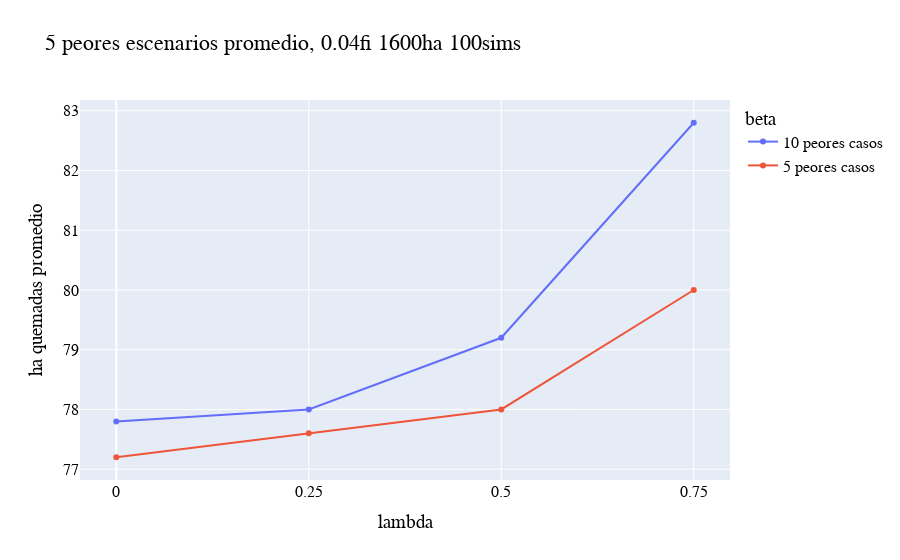

Source (notebook cell):
### Code cell
#[fo1,b,l,fi,wc10,wc5]
beta1 = list(i[5] for i in m4 if i[1] == 0.9)
beta1.reverse()
beta2 = list(i[5] for i in m4 if i[1] == 0.95)
beta2.reverse()


fig2 = go.Figure(go.Scatter(x = lambdas, y = beta1, name = "10 peores casos"))

fig2.add_scatter(x=lambdas, y=beta2, name = '5 peores casos')

fig2.update_layout(
    xaxis = dict(
        tickmode = 'linear',
        tick0 = 0,
        dtick = 0.25),
    title="5 peores escenarios promedio, 0.04fi 1600ha 100sims",
    xaxis_title="lambda",
    yaxis_title="ha quemadas promedio",
    legend_title="beta",
    font=dict(
        family="Arial",
        size=16,
        color="Black"))

fig2.show()

### Figure 1 — Plotly figure (JSON) as saved in the notebook; plotly's stock layout.template omitted (floating-point values rounded to 4 significant figures)
{"data": [{"name": "10 peores casos", "type": "scatter", "x": [0, 0.25, 0.5, 0.75], "y": [77.8, 78, 79.2, 82.8]}, {"name": "5 peores casos", "type": "scatter", "x": [0, 0.25, 0.5, 0.75], "y": [77.2, 77.6, 78, 80]}], "layout": {"font": {"color": "Black", "family": "Arial", "size": 16}, "legend": {"title": {"text": "beta"}}, "title": {"text": "5 peores escenarios promedio, 0.04fi 1600ha 100sims"}, "xaxis": {"dtick": 0.25, "tick0": 0, "tickmode": "linear", "title": {"text": "lambda"}}, "yaxis": {"title": {"text": "ha quemadas promedio"}}}}
